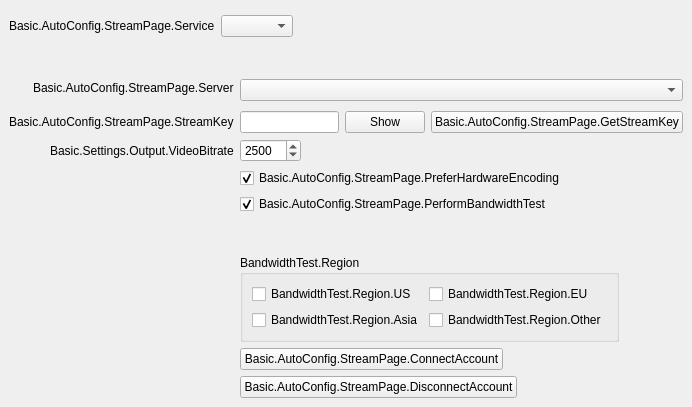
<?xml version="1.0" encoding="UTF-8"?>
<ui version="4.0">
 <class>AutoConfigStreamPage</class>
 <widget class="QWidget" name="AutoConfigStreamPage">
  <property name="geometry">
   <rect>
    <x>0</x>
    <y>0</y>
    <width>692</width>
    <height>407</height>
   </rect>
  </property>
  <property name="windowTitle">
   <string notr="true"/>
  </property>
  <layout class="QVBoxLayout" name="verticalLayout">
   <property name="spacing">
    <number>0</number>
   </property>
   <property name="leftMargin">
    <number>0</number>
   </property>
   <property name="topMargin">
    <number>0</number>
   </property>
   <property name="rightMargin">
    <number>0</number>
   </property>
   <property name="bottomMargin">
    <number>0</number>
   </property>
   <item>
    <widget class="QWidget" name="widget" native="true">
     <property name="sizePolicy">
      <sizepolicy hsizetype="Preferred" vsizetype="Maximum">
       <horstretch>0</horstretch>
       <verstretch>0</verstretch>
      </sizepolicy>
     </property>
     <layout class="QFormLayout" name="topLayout">
      <property name="fieldGrowthPolicy">
       <enum>QFormLayout::ExpandingFieldsGrow</enum>
      </property>
      <property name="labelAlignment">
       <set>Qt::AlignRight|Qt::AlignTrailing|Qt::AlignVCenter</set>
      </property>
      <property name="bottomMargin">
       <number>12</number>
      </property>
      <item row="0" column="0">
       <spacer name="horizontalSpacer_6">
        <property name="orientation">
         <enum>Qt::Horizontal</enum>
        </property>
        <property name="sizeType">
         <enum>QSizePolicy::Fixed</enum>
        </property>
        <property name="sizeHint" stdset="0">
         <size>
          <width>87</width>
          <height>0</height>
         </size>
        </property>
       </spacer>
      </item>
      <item row="1" column="0">
       <widget class="QLabel" name="serviceLabel">
        <property name="text">
         <string>Basic.AutoConfig.StreamPage.Service</string>
        </property>
        <property name="buddy">
         <cstring>service</cstring>
        </property>
       </widget>
      </item>
      <item row="1" column="1">
       <widget class="QComboBox" name="service"/>
      </item>
      <item row="2" column="1">
       <spacer name="verticalSpacer">
        <property name="orientation">
         <enum>Qt::Vertical</enum>
        </property>
        <property name="sizeHint" stdset="0">
         <size>
          <width>12</width>
          <height>12</height>
         </size>
        </property>
       </spacer>
      </item>
     </layout>
    </widget>
   </item>
   <item>
    <widget class="QStackedWidget" name="stackedWidget">
     <property name="currentIndex">
      <number>1</number>
     </property>
     <widget class="QWidget" name="loginPage">
      <layout class="QFormLayout" name="loginPageLayout">
       <property name="fieldGrowthPolicy">
        <enum>QFormLayout::ExpandingFieldsGrow</enum>
       </property>
       <property name="labelAlignment">
        <set>Qt::AlignRight|Qt::AlignTrailing|Qt::AlignVCenter</set>
       </property>
       <item row="0" column="0">
        <spacer name="horizontalSpacer_3">
         <property name="orientation">
          <enum>Qt::Horizontal</enum>
         </property>
         <property name="sizeType">
          <enum>QSizePolicy::Fixed</enum>
         </property>
         <property name="sizeHint" stdset="0">
          <size>
           <width>87</width>
           <height>17</height>
          </size>
         </property>
        </spacer>
       </item>
       <item row="0" column="1">
        <layout class="QHBoxLayout" name="horizontalLayout">
         <item>
          <widget class="QPushButton" name="connectAccount">
           <property name="text">
            <string>Basic.AutoConfig.StreamPage.ConnectAccount</string>
           </property>
          </widget>
         </item>
         <item>
          <spacer name="horizontalSpacer_4">
           <property name="orientation">
            <enum>Qt::Horizontal</enum>
           </property>
           <property name="sizeHint" stdset="0">
            <size>
             <width>40</width>
             <height>20</height>
            </size>
           </property>
          </spacer>
         </item>
        </layout>
       </item>
       <item row="1" column="0">
        <spacer name="horizontalSpacer_7">
         <property name="orientation">
          <enum>Qt::Horizontal</enum>
         </property>
         <property name="sizeType">
          <enum>QSizePolicy::Fixed</enum>
         </property>
         <property name="sizeHint" stdset="0">
          <size>
           <width>87</width>
           <height>17</height>
          </size>
         </property>
        </spacer>
       </item>
       <item row="1" column="1">
        <layout class="QHBoxLayout" name="horizontalLayout_5">
         <item>
          <widget class="QPushButton" name="useStreamKey">
           <property name="text">
            <string>Basic.AutoConfig.StreamPage.UseStreamKey</string>
           </property>
          </widget>
         </item>
         <item>
          <spacer name="horizontalSpacer_8">
           <property name="orientation">
            <enum>Qt::Horizontal</enum>
           </property>
           <property name="sizeHint" stdset="0">
            <size>
             <width>40</width>
             <height>20</height>
            </size>
           </property>
          </spacer>
         </item>
        </layout>
       </item>
      </layout>
     </widget>
     <widget class="QWidget" name="streamkeyPage">
      <layout class="QFormLayout" name="streamkeyPageLayout">
       <property name="fieldGrowthPolicy">
        <enum>QFormLayout::ExpandingFieldsGrow</enum>
       </property>
       <property name="labelAlignment">
        <set>Qt::AlignRight|Qt::AlignTrailing|Qt::AlignVCenter</set>
       </property>
       <item row="0" column="0">
        <widget class="QLabel" name="serverLabel">
         <property name="text">
          <string>Basic.AutoConfig.StreamPage.Server</string>
         </property>
        </widget>
       </item>
       <item row="0" column="1">
        <widget class="QStackedWidget" name="serverStackedWidget">
         <property name="currentIndex">
          <number>0</number>
         </property>
         <widget class="QWidget" name="servicePage">
          <layout class="QHBoxLayout" name="horizontalLayout_2">
           <property name="leftMargin">
            <number>0</number>
           </property>
           <property name="topMargin">
            <number>0</number>
           </property>
           <property name="rightMargin">
            <number>0</number>
           </property>
           <property name="bottomMargin">
            <number>0</number>
           </property>
           <item>
            <widget class="QComboBox" name="server"/>
           </item>
          </layout>
         </widget>
         <widget class="QWidget" name="customPage">
          <layout class="QHBoxLayout" name="horizontalLayout_3">
           <property name="leftMargin">
            <number>0</number>
           </property>
           <property name="topMargin">
            <number>0</number>
           </property>
           <property name="rightMargin">
            <number>0</number>
           </property>
           <property name="bottomMargin">
            <number>0</number>
           </property>
           <item>
            <widget class="QLineEdit" name="customServer"/>
           </item>
          </layout>
         </widget>
        </widget>
       </item>
       <item row="1" column="0">
        <widget class="QLabel" name="streamKeyLabel">
         <property name="text">
          <string>Basic.AutoConfig.StreamPage.StreamKey</string>
         </property>
         <property name="openExternalLinks">
          <bool>true</bool>
         </property>
         <property name="buddy">
          <cstring>key</cstring>
         </property>
        </widget>
       </item>
       <item row="1" column="1">
        <widget class="QWidget" name="streamKeyWidget" native="true">
         <layout class="QHBoxLayout" name="horizontalLayout_4">
          <property name="leftMargin">
           <number>0</number>
          </property>
          <property name="topMargin">
           <number>0</number>
          </property>
          <property name="rightMargin">
           <number>0</number>
          </property>
          <property name="bottomMargin">
           <number>0</number>
          </property>
          <item>
           <widget class="QLineEdit" name="key">
            <property name="inputMask">
             <string notr="true"/>
            </property>
            <property name="text">
             <string notr="true"/>
            </property>
            <property name="echoMode">
             <enum>QLineEdit::Password</enum>
            </property>
           </widget>
          </item>
          <item>
           <widget class="QPushButton" name="show">
            <property name="text">
             <string>Show</string>
            </property>
           </widget>
          </item>
          <item>
           <widget class="UrlPushButton" name="streamKeyButton">
            <property name="text">
             <string>Basic.AutoConfig.StreamPage.GetStreamKey</string>
            </property>
           </widget>
          </item>
         </layout>
        </widget>
       </item>
       <item row="2" column="0">
        <widget class="QLabel" name="bitrateLabel">
         <property name="text">
          <string>Basic.Settings.Output.VideoBitrate</string>
         </property>
         <property name="buddy">
          <cstring>bitrate</cstring>
         </property>
        </widget>
       </item>
       <item row="2" column="1">
        <widget class="QSpinBox" name="bitrate">
         <property name="suffix">
          <string notr="true"/>
         </property>
         <property name="minimum">
          <number>500</number>
         </property>
         <property name="maximum">
          <number>10000</number>
         </property>
         <property name="value">
          <number>2500</number>
         </property>
        </widget>
       </item>
       <item row="3" column="1">
        <widget class="QCheckBox" name="preferHardware">
         <property name="toolTip">
          <string>Basic.AutoConfig.StreamPage.PreferHardwareEncoding.ToolTip</string>
         </property>
         <property name="text">
          <string>Basic.AutoConfig.StreamPage.PreferHardwareEncoding</string>
         </property>
         <property name="checked">
          <bool>true</bool>
         </property>
        </widget>
       </item>
       <item row="4" column="1">
        <widget class="QCheckBox" name="doBandwidthTest">
         <property name="text">
          <string>Basic.AutoConfig.StreamPage.PerformBandwidthTest</string>
         </property>
         <property name="checked">
          <bool>true</bool>
         </property>
        </widget>
       </item>
       <item row="6" column="1">
        <widget class="QGroupBox" name="region">
         <property name="title">
          <string>BandwidthTest.Region</string>
         </property>
         <layout class="QGridLayout" name="gridLayout">
          <item row="2" column="0">
           <widget class="QCheckBox" name="regionAsia">
            <property name="text">
             <string>BandwidthTest.Region.Asia</string>
            </property>
           </widget>
          </item>
          <item row="0" column="0">
           <widget class="QCheckBox" name="regionUS">
            <property name="text">
             <string>BandwidthTest.Region.US</string>
            </property>
           </widget>
          </item>
          <item row="0" column="1">
           <widget class="QCheckBox" name="regionEU">
            <property name="text">
             <string>BandwidthTest.Region.EU</string>
            </property>
           </widget>
          </item>
          <item row="2" column="1">
           <widget class="QCheckBox" name="regionOther">
            <property name="text">
             <string>BandwidthTest.Region.Other</string>
            </property>
           </widget>
          </item>
         </layout>
        </widget>
       </item>
       <item row="7" column="1">
        <widget class="QPushButton" name="connectAccount2">
         <property name="text">
          <string>Basic.AutoConfig.StreamPage.ConnectAccount</string>
         </property>
        </widget>
       </item>
       <item row="8" column="1">
        <widget class="QPushButton" name="disconnectAccount">
         <property name="text">
          <string>Basic.AutoConfig.StreamPage.DisconnectAccount</string>
         </property>
        </widget>
       </item>
       <item row="5" column="1">
        <spacer name="verticalSpacer_2">
         <property name="orientation">
          <enum>Qt::Vertical</enum>
         </property>
         <property name="sizeHint" stdset="0">
          <size>
           <width>6</width>
           <height>6</height>
          </size>
         </property>
        </spacer>
       </item>
      </layout>
     </widget>
    </widget>
   </item>
  </layout>
 </widget>
 <customwidgets>
  <customwidget>
   <class>UrlPushButton</class>
   <extends>QPushButton</extends>
   <header>url-push-button.hpp</header>
  </customwidget>
 </customwidgets>
 <resources/>
 <connections>
  <connection>
   <sender>connectAccount2</sender>
   <signal>clicked()</signal>
   <receiver>connectAccount</receiver>
   <slot>click()</slot>
   <hints>
    <hint type="sourcelabel">
     <x>382</x>
     <y>279</y>
    </hint>
    <hint type="destinationlabel">
     <x>114</x>
     <y>82</y>
    </hint>
   </hints>
  </connection>
 </connections>
</ui>
